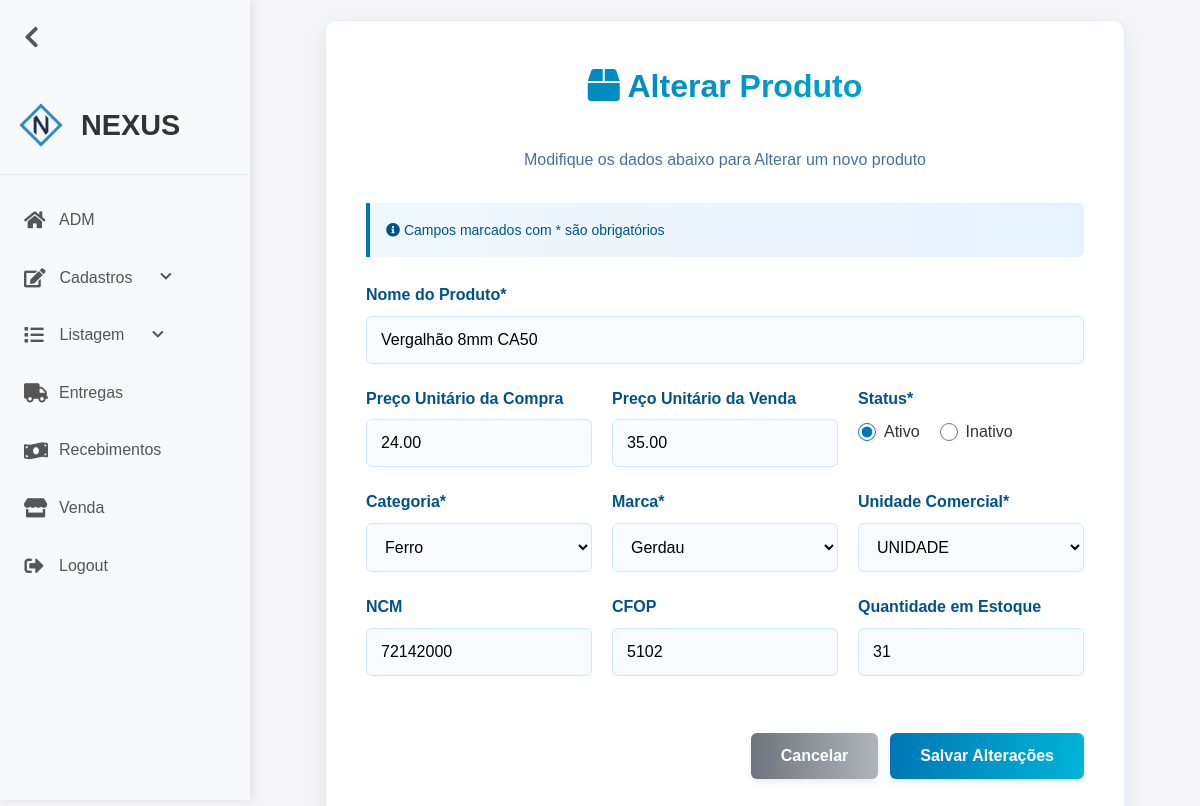
The app's page /produto-alterar.php?codigo=1 (signed in) with its own data.
### tables this page shows
CREATE TABLE `produto` (
  `codigo` int(11) NOT NULL,
  `status` tinyint(1) NOT NULL DEFAULT 1,
  `nome` varchar(100) NOT NULL,
  `precoUnitarioDaCompra` double(10,2) NOT NULL,
  `precoUnitarioDaVenda` double(10,2) NOT NULL,
  `quantEstoque` int(11) NOT NULL,
  `ncm` varchar(10) NOT NULL,
  `cfop` varchar(10) NOT NULL,
  `idMarca` int(11) NOT NULL,
  `idCategoria` int(11) NOT NULL,
  `unidMedida` varchar(6) NOT NULL
);

CREATE TABLE `categoria` (
  `codigo` int(11) NOT NULL,
  `status` tinyint(1) NOT NULL DEFAULT 1,
  `nome` varchar(45) NOT NULL
);

CREATE TABLE `marca` (
  `codigo` int(11) NOT NULL,
  `status` tinyint(1) NOT NULL DEFAULT 1,
  `nome` varchar(45) NOT NULL
);

### produto-alterar.php (the view, shortened to what this page needs)
<?php
require_once("conexao.php");
$sql = "SELECT * FROM produto WHERE codigo = " . $_GET['codigo'];
$resultado = mysqli_query($conexao, $sql);
$linha = mysqli_fetch_array($resultado);
?>
<!DOCTYPE html>
<html lang="pt-BR">
<head>
    <link rel="stylesheet" href="assets/css/formCadastro.css">
    <link rel="stylesheet" href="assets/css/reset.css">
    <link rel="stylesheet" href="assets/css/header.css">
    <link rel="stylesheet" href="assets/css/notificacoes.css">
    <link rel="stylesheet" href="https://cdnjs.cloudflare.com/ajax/libs/font-awesome/5.15.3/css/all.min.css">
</head>
<body>
    <?php require_once("header.php"); ?>
    <div class="container">
        <div class="form-header">
            <h1><i class="fas fa-box"></i> Alterar Produto</h1>
            <p>Modifique os dados abaixo para Alterar um novo produto</p>
        </div>
        <div class="info-box">
            <p><i class="fas fa-info-circle"></i> Campos marcados com * são obrigatórios</p>
        </div>
        <form method="POST"  id="form" data-validate>
            <div class="form-group">
                <label for="nome" class="form-label">Nome do Produto*</label>
                <input name="nome" type="text" class="form-control" id="nome" value="<?= $linha['nome'] ?>" required>
            </div>
            <div class="form-row">
                <div class="form-group">
                    <label for="precoUnitarioDaCompra" class="form-label">Preço Unitário da Compra</label>
                    <input name="precoUnitarioDaCompra" type="text" class="form-control" data-mask="valor" id="precoUnitarioDaCompra"
                        value="<?= $linha['precoUnitarioDaCompra'] ?>">
                </div>
                <div class="form-group">
                    <label for="precoUnitarioDaVenda" class="form-label">Preço Unitário da Venda</label>
                    <input name="precoUnitarioDaVenda" type="text" class="form-control" data-mask="valor" id="precoUnitarioDaVenda"
                        value="<?= $linha['precoUnitarioDaVenda'] ?>">
                </div>
                <div class="form-group">
                    <label>Status*</label>
                    <div class="radio-group">
                        <div class="radio-option">
                            <input type="radio" id="status-ativo" name="status" value="1" <?= $linha['status'] == 1 ? 'checked' : '' ?>>
                            <label for="status-ativo">Ativo</label>
                        </div>
                        <div class="radio-option">
                            <input type="radio" id="status-inativo" name="status" value="0" <?= $linha['status'] == 0 ? 'checked' : '' ?>>
                            <label for="status-inativo">Inativo</label>
                        </div>
                    </div>
                </div>
            </div>
            <div class="form-row">
                <div class="form-group">
                    <label for="product-category">Categoria*</label>
                    <select id="idCategoria" name="idCategoria" required>
                        <?php
                        $sql = "SELECT * FROM categoria ORDER BY nome";
                        $result = mysqli_query($conexao, $sql);
                        while ($row = mysqli_fetch_array($result)) { ?>
                            <option value="<?= $row['codigo'] ?>" <?= ($row['codigo']) == $linha['idCategoria'] ? 'selected' : '' ?>><?= $row['nome'] ?></option>
                        <?php } ?>
                    </select>
                </div>
                <div class="form-group">
                    <label for="product-marca">Marca*</label>
                    <select id="idMarca" name="idMarca" required>
                        <?php
                        $sql = "SELECT * FROM marca ORDER BY codigo";
                        $result = mysqli_query($conexao, $sql);
                        while ($row = mysqli_fetch_array($result)) { ?>
                            <option value="<?= $row['codigo'] ?>" <?= ($row['codigo']) == $linha['idMarca'] ? 'selected' : '' ?>><?= $row['nome'] ?></option>
                        <?php } ?>
                    </select>
                </div>
                <div class="form-group">
                    <label for="quantEstoque">Unidade Comercial*</label>
                    <select name="unidMedida" id="unidMedida" required>
                        <option value="UNID" <?= ($linha['unidMedida'] == 'UNID') ? 'selected' : '' ?>>UNIDADE</option>
                    </select>
                </div>
            </div>
            <div class="form-row">
                <div class="form-group">
                    <label for="ncm" class="form-label">NCM</label>
                    <input name="ncm" type="text" class="form-control" id="ncm" data-mask="ncm" maxlength="10" value="<?= $linha['ncm'] ?>">
                </div>
                <div class="form-group">
                    <label for="cfop" class="form-label">CFOP</label>
                    <input name="cfop" type="text" class="form-control" id="cfop" data-mask="numerico" maxlength="4" value="<?= $linha['cfop'] ?>">
                </div>
                <div class="form-group">
                    <label for="quantEstoque" class="form-label">Quantidade em Estoque</label>
                    <input name="quantEstoque" type="text" class="form-control" data-mask="numerico" maxlength="11" id="quantEstoque"
                        value="<?= $linha['quantEstoque'] ?>">
                </div>
            </div>
           <div class="button-group">
                <a href="produto-listar.php"><button type="button" class="btn btn-secondary">Cancelar</button></a>
                <button name="salvar" type="submit" class="btn">Salvar Alterações</button>
            </div>
        </form>
    </div>
</body>
</html>

### assets/css/formCadastro.css (style rules this page uses)
* { font-family: 'Segoe UI', Tahoma, Geneva, Verdana, sans-serif; }
body { background: #f6f5f7; color: #333; line-height: 1.6; min-height: 100vh; }
.container { max-width: 800px; margin: 20px auto; padding: 40px; background: #fff; border-radius: 12px; box-shadow: 0 8px 20px rgba(0, 82, 136, 0.1); border: 1px solid rgba(0, 119, 182, 0.1); width: 100%; }
h1 { text-align: center; margin-bottom: 35px; color: #005288; font-weight: 700; background: linear-gradient(to right, #0077b6, #00b4d8); -webkit-background-clip: text; -webkit-text-fill-color: transparent; }
.form-group { margin-bottom: 22px; }
label { display: block; margin-bottom: 8px; font-weight: 600; color: #005288; }
input[type="text"], input[type="email"], input[type="tel"], input[type="date"], input[type="password"], input[type="number"], textarea, select { width: 100%; padding: 14px; border: 1px solid #cce7ff; border-radius: 6px; font-size: 16px; transition: all 0.3s; background-color: #f8fbff; }
.form-row { display: flex; gap: 20px; }
.form-row .form-group { flex: 1; }
.btn { display: inline-block; background: linear-gradient(to right, #0077b6, #00b4d8); color: #fff; padding: 14px 30px; border: none; border-radius: 6px; cursor: pointer; font-size: 16px; font-weight: 600; transition: all 0.3s; box-shadow: 0 4px 6px rgba(0, 119, 182, 0.1); }
.btn-secondary { background: linear-gradient(to right, #6c757d, #adb5bd); margin-right: 12px; }
.button-group { display: flex; justify-content: flex-end; margin-top: 35px; }
.info-box { background: linear-gradient(to right, #f0f8ff, #e6f2ff); border-left: 4px solid #0077b6; padding: 16px; margin-bottom: 25px; border-radius: 0 6px 6px 0; }
.info-box p { color: #005288; margin: 0; font-size: 14px; }
.form-header { text-align: center; margin-bottom: 30px; }
.form-header p { color: #4a6fa5; margin-top: 10px; }
.radio-group { display: flex; gap: 20px; align-items: center; margin-top: 8px; }
.radio-option { display: flex; align-items: center; gap: 8px; }
.radio-option input[type="radio"] { accent-color: #0077b6; width: 18px; height: 18px; }
.radio-option label { margin-bottom: 0; font-weight: normal; color: #333; }

### assets/css/header.css (style rules this page uses)
* { font-family: 'Arial', sans-serif; }
body { display: flex; min-height: 100vh; transition: margin-left 0.3s ease; margin-left: 250px; }

### records on screen
produto: nome "Vergalhão 8mm CA50", precoUnitarioDaCompra "24.00", precoUnitarioDaVenda "35.00", status "☑ Ativo", status "☐ Inativo", idCategoria "Ferro", idMarca "Gerdau", unidMedida "UNIDADE", ncm "72142000", cfop "5102", quantEstoque "31"
